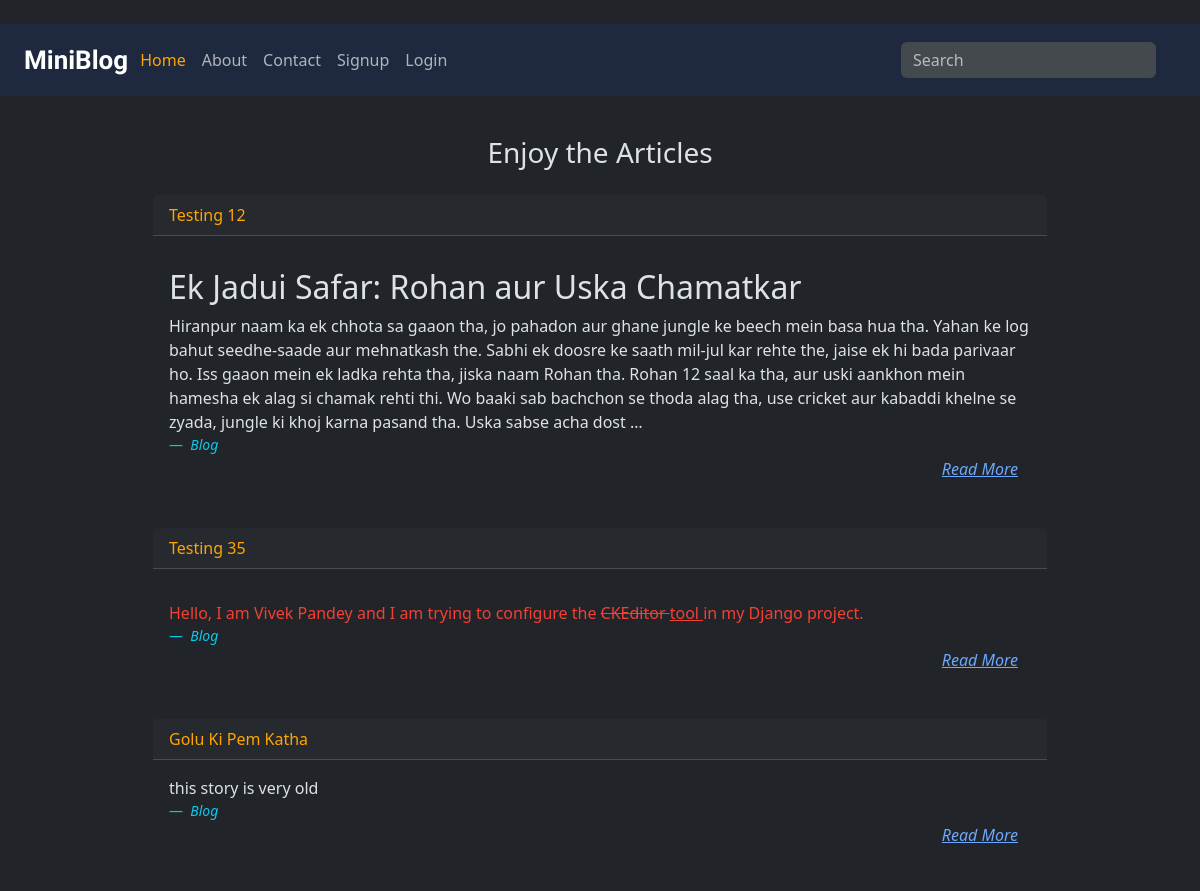
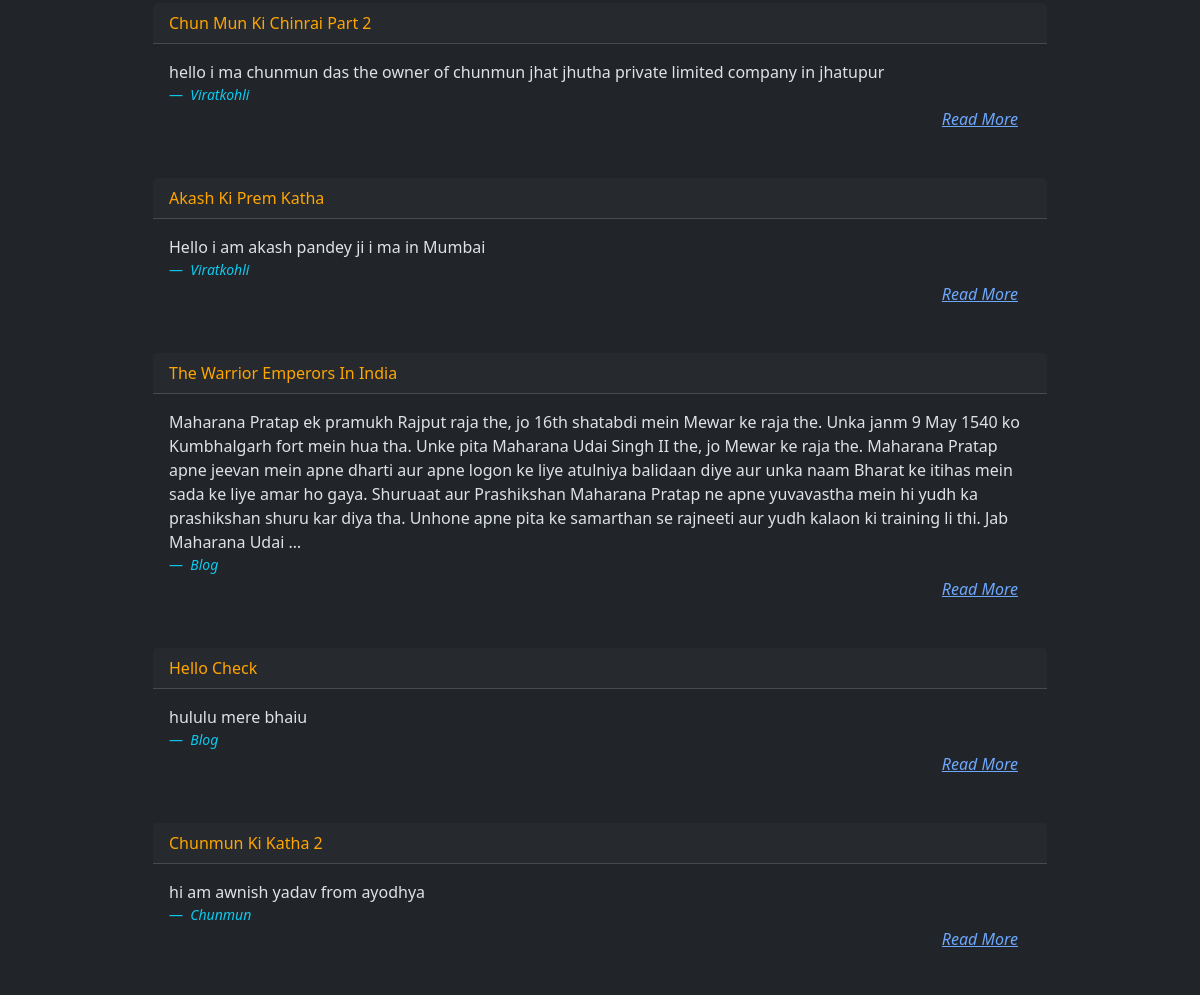
Before: / (upper part) with the older database file (2 pictures, top to bottom).
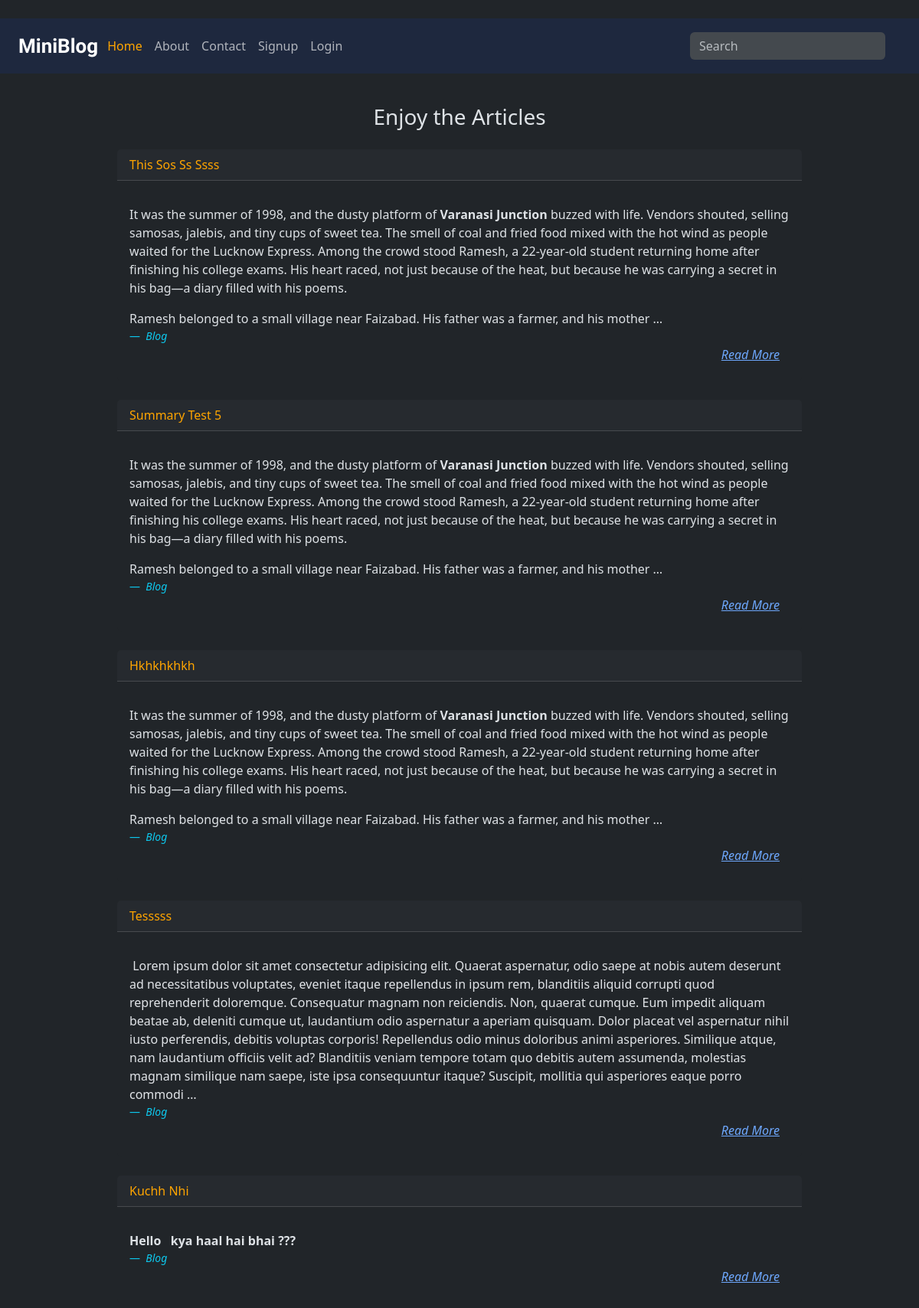
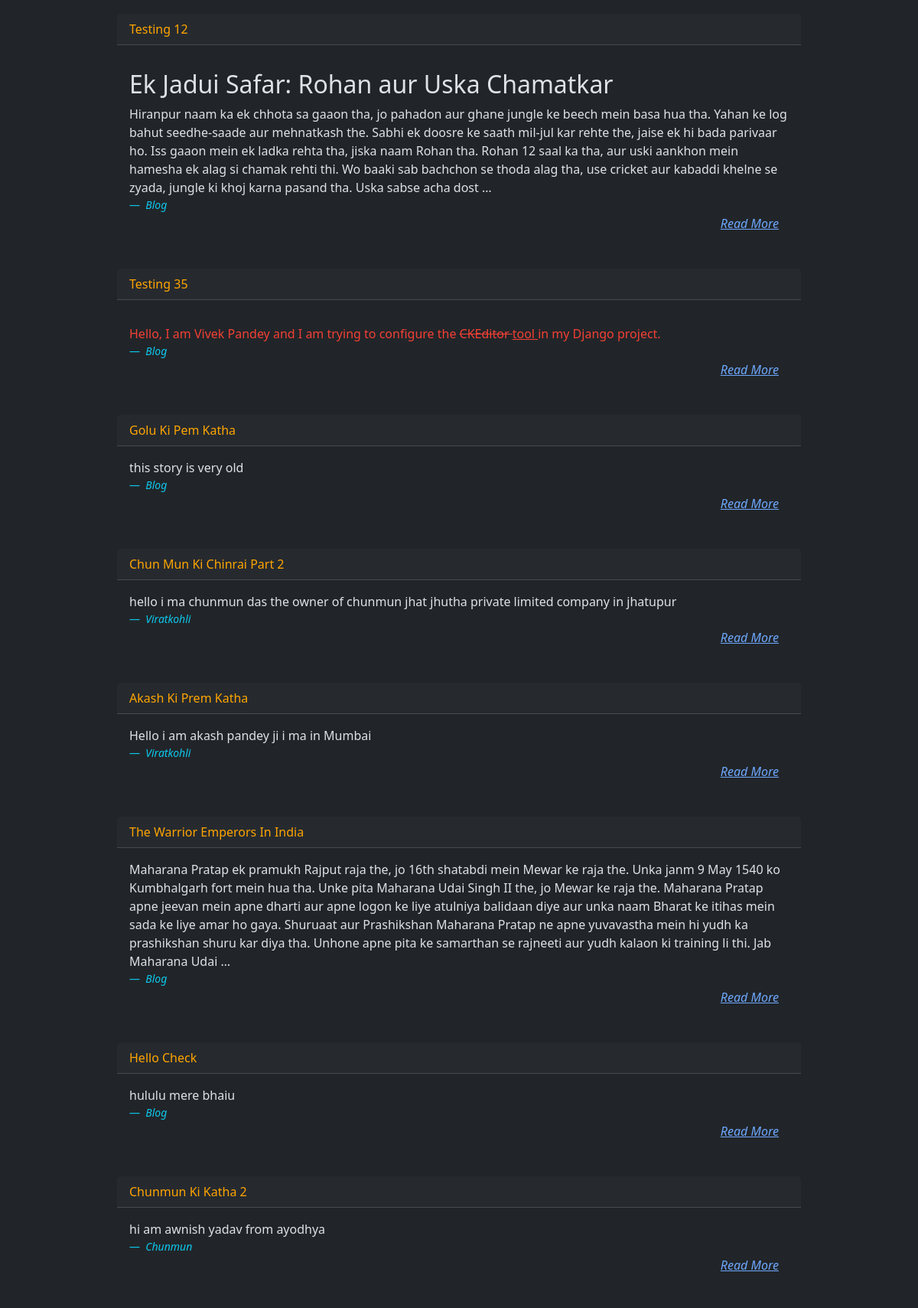
After: the same page with the newer database file (2 pictures, top to bottom).
### blog/models.py (models this page shows, shortened)
class blog_post(models.Model):
    CATEGORY_CHOICES = [
        ('general', 'General'),
        ('technology', 'Technology'),
        ('lifestyle', 'Lifestyle'),
        ('travel', 'Travel'),
        ('food', 'Food'),
        ('books', 'Books'),
    ]
    title = models.CharField(max_length= 150)
    desc = CKEditor5Field(config_name='extends')
    summry = models.TextField(blank=True , null= True)
    author = models.CharField(max_length= 100, default='Vivek..')
    created_by = models.ForeignKey(User, on_delete=models.CASCADE, default=1)
    created_at = models.DateTimeField(default=timezone.now)
    category = models.CharField(max_length=70 , choices=CATEGORY_CHOICES, default='general' )

### blog/views.py (the view)
# urls.py: path("",views.home, name= "home_page" ),
def home(request):
    posts = blog_post.objects.all().order_by('-id')
    return render(request, 'home.html', {'posts':posts})

### blog/templates/home.html (shortened to what this page needs)
{% extends "Base.html" %}
{% load static %}
{% block content %}
<div class="col-10 offset-1 my-4 p-3 ">
  <h3 class="text  text-center ">Enjoy the Articles
  </h3>
  <div class="container mt-4 ">
    {% for post in posts %}
    <div class="card mb-4  ">
      <div class="card-header lulu">
        {{post.title|title}}
      </div>
      <div class="card-body fs-6">
        <blockquote class="blockquote mb-0 fs-6">
          <p class="post-desc fs-6">
            {{post.desc|safe|truncatewords:100}}
          </p>
          <div class="row">
            <div class="col-md-6">
              <footer class="blockquote-footer text-info fw-medium">
                <cite title="Source Author">{{post.created_by | title}}</cite>
              </footer>
            </div>
            <div class="col-md-6 text-end">
              <a href="{% url 'single_data' id=post.id %}" class="btn btn-link active_more  "><em>Read More</em></a>
            </div>
          </div>
        </blockquote>
      </div>
    </div>
    {% endfor %}
  </div>
</div>
{% endblock content %}

Changed rows visible on the page:
added blog_post: title "This Sos Ss Ssss", desc "It was the summer of 1998, and the dusty platform of Varanasi Junction buzzed with life. Vendors shouted, selling samosas, jalebis, and tiny cups of sweet tea. The smell of coal and fried food mixed with the hot wind as people waited for the Lucknow Express. Among the crowd stood Ramesh, a 22-year-old student returning home after finishing his college exams. His heart raced, not just because of the heat, but because he was carrying a secret in his bag—a diary filled with his poems. Ramesh belonged to a small village near Faizabad. His father was a farmer, and his mother …", created_by "Blog"
added blog_post: title "Summary Test 5", desc "It was the summer of 1998, and the dusty platform of Varanasi Junction buzzed with life. Vendors shouted, selling samosas, jalebis, and tiny cups of sweet tea. The smell of coal and fried food mixed with the hot wind as people waited for the Lucknow Express. Among the crowd stood Ramesh, a 22-year-old student returning home after finishing his college exams. His heart raced, not just because of the heat, but because he was carrying a secret in his bag—a diary filled with his poems. Ramesh belonged to a small village near Faizabad. His father was a farmer, and his mother …", created_by "Blog"
added blog_post: title "Hkhkhkhkh", desc "It was the summer of 1998, and the dusty platform of Varanasi Junction buzzed with life. Vendors shouted, selling samosas, jalebis, and tiny cups of sweet tea. The smell of coal and fried food mixed with the hot wind as people waited for the Lucknow Express. Among the crowd stood Ramesh, a 22-year-old student returning home after finishing his college exams. His heart raced, not just because of the heat, but because he was carrying a secret in his bag—a diary filled with his poems. Ramesh belonged to a small village near Faizabad. His father was a farmer, and his mother …", created_by "Blog"
added blog_post: title "Tesssss", desc "Lorem ipsum dolor sit amet consectetur adipisicing elit. Quaerat aspernatur, odio saepe at nobis autem deserunt ad necessitatibus voluptates, eveniet itaque repellendus in ipsum rem, blanditiis aliquid corrupti quod reprehenderit doloremque. Consequatur magnam non reiciendis. Non, quaerat cumque. Eum impedit aliquam beatae ab, deleniti cumque ut, laudantium odio aspernatur a aperiam quisquam. Dolor placeat vel aspernatur nihil iusto perferendis, debitis voluptas corporis! Repellendus odio minus doloribus animi asperiores. Similique atque, nam laudantium officiis velit ad? Blanditiis veniam tempore totam quo debitis autem assumenda, molestias magnam similique nam saepe, iste ipsa…", created_by "Blog"
added blog_post: title "Kuchh Nhi", desc "Hello kya haal hai bhai ???", created_by "Blog"
